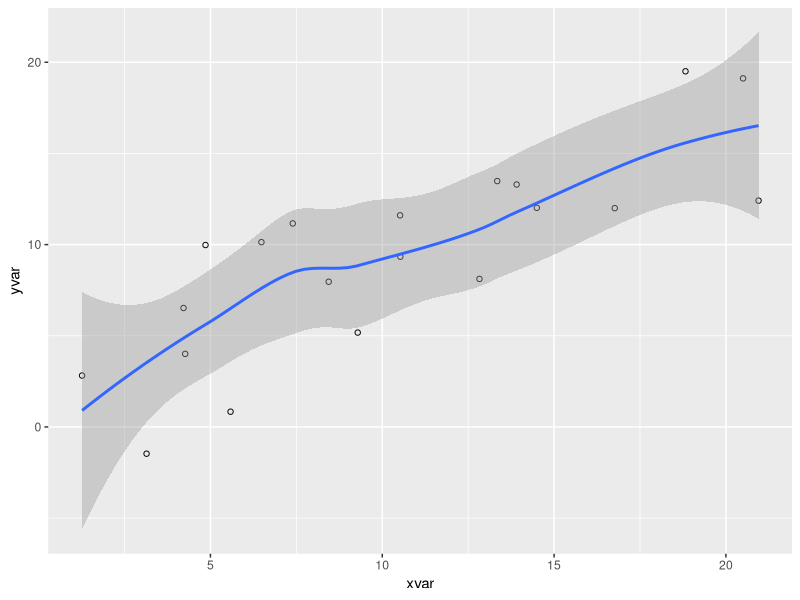

Reproduce this figure in R.
## ---- chunk 1
set.seed(29319)
## ---- chunk 2
#| code-fold: true
#| fig-alt: "Scatterplot with a smoothed trend line."

library(ggplot2)
dat <- data.frame(cond = rep(c("A", "B"), each=10),
                  xvar = 1:20 + rnorm(20,sd=3),
                  yvar = 1:20 + rnorm(20,sd=3))

ggplot(dat, aes(x=xvar, y=yvar)) +
  geom_point(shape=1) + 
  geom_smooth() 
